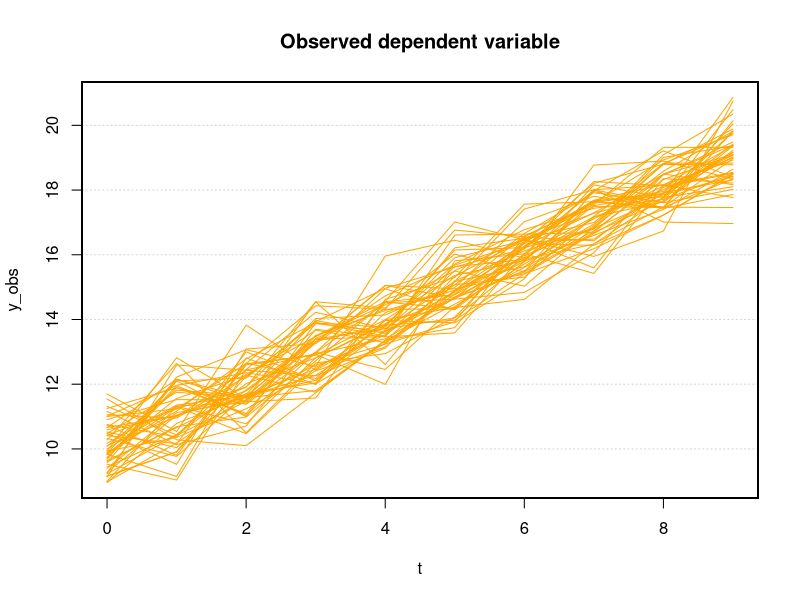
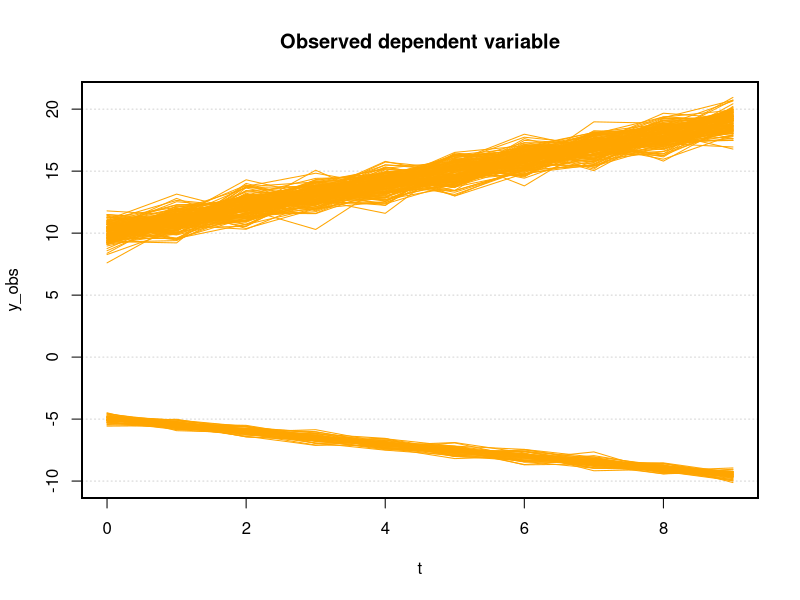
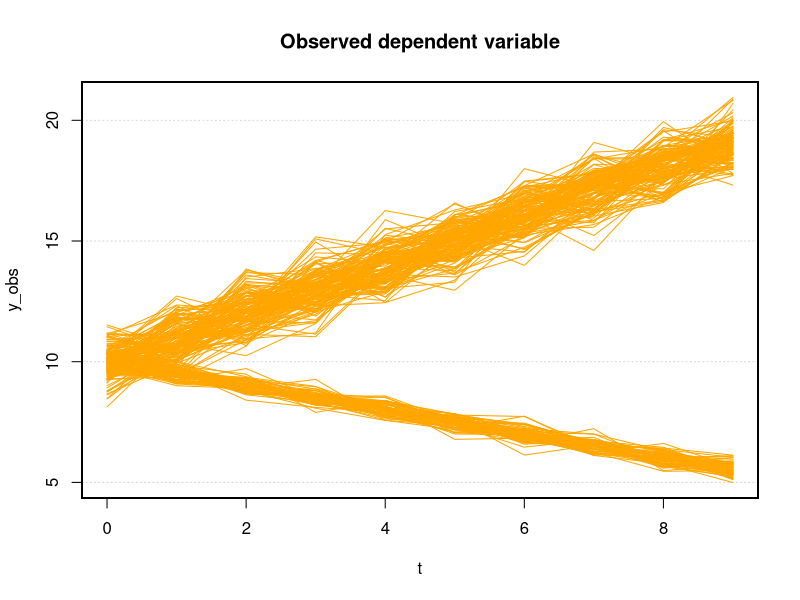
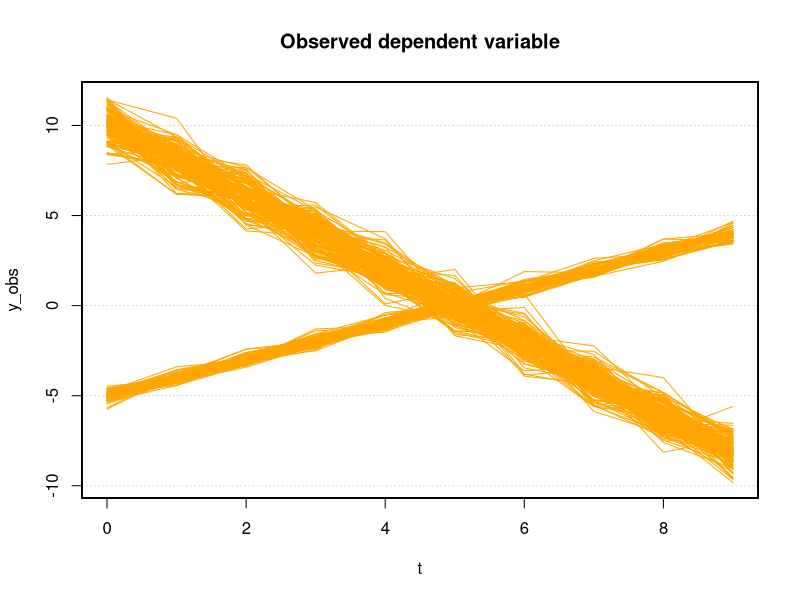
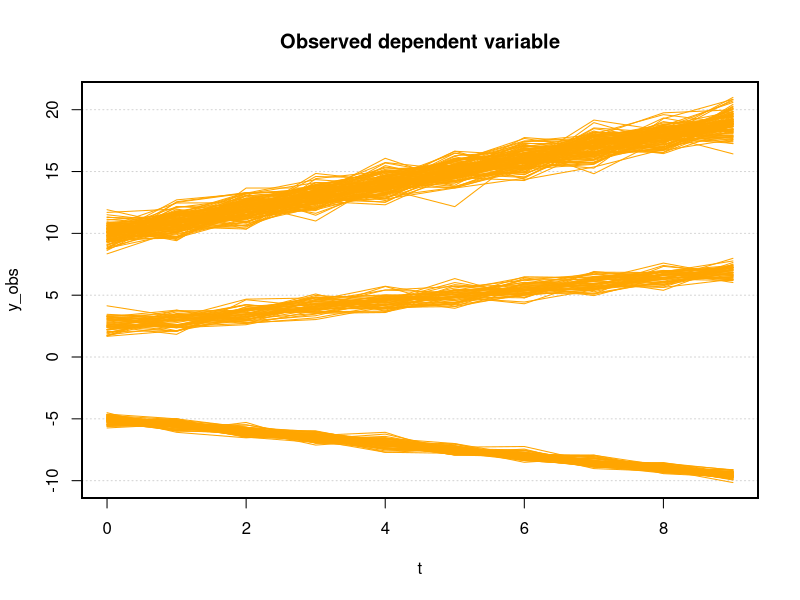
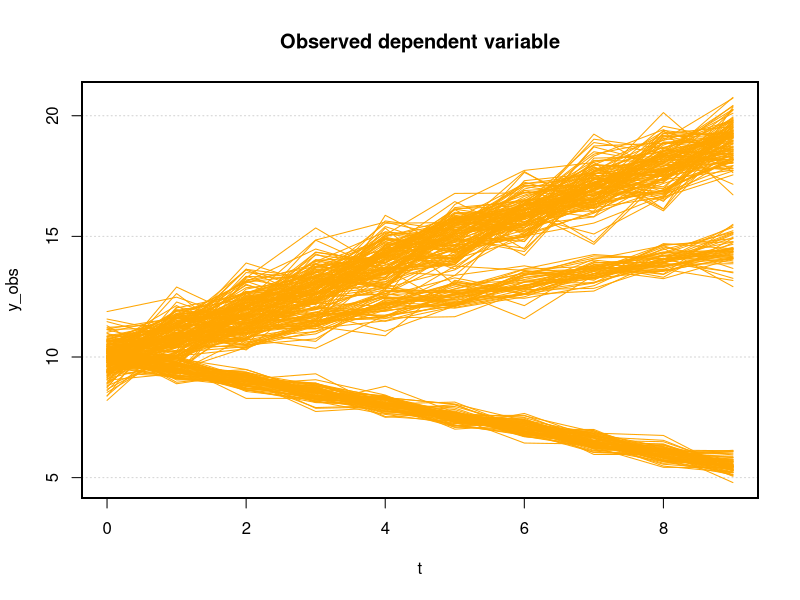
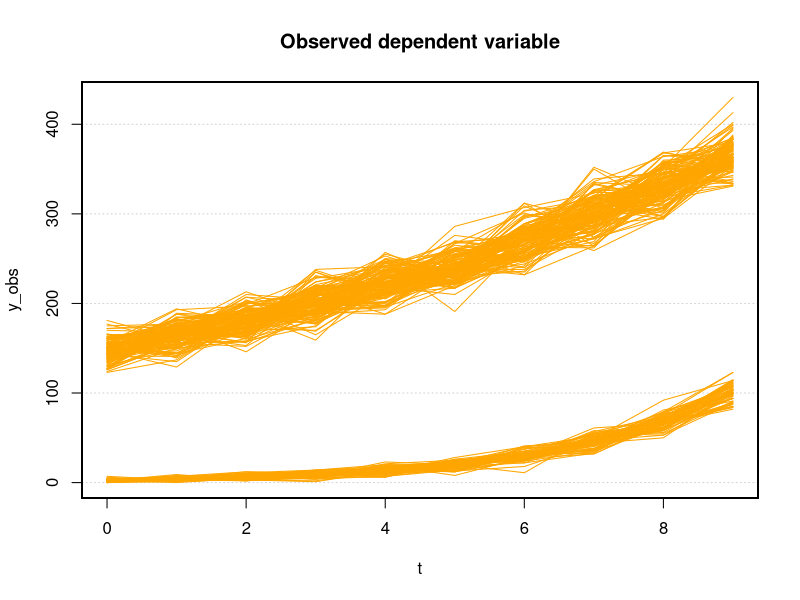

Write R code to recreate these figures, in order.
## ---- chunk 1
knitr::opts_chunk$set(echo = FALSE)
## ---- chunk 2
# README
# required files:
# Dataset1_Yobs.xlsx
# Dataset2_Yobs.xlsx
# Dataset3_Yobs.xlsx
# Dataset4_Yobs.xlsx
# Dataset5_Yobs.xlsx
# Dataset6_Yobs.xlsx
# Dataset16_Yobs.xlsx
## ---- chunk 3
# preparation
# set working directory
setwd("C:/Users/Diiim/Documents/Github/BayesianGMM/SimulationStudyData")

# set decimals to digits instead of scientific
options(scipen = 999)

# load packages
library(readxl)
## ---- chunk 4
# load observed dependent variable
Y_obs <- data.frame(read_excel("Dataset1_Yobs.xlsx", sheet = "Sheet 1"))

# number of individuals
N <- dim(Y_obs)[1]

# number of time periods
no_periods <- dim(Y_obs)[2]

# time periods
time_periods <- 0:(no_periods-1)
X <- matrix(data = time_periods, nrow = N, ncol = no_periods, byrow = TRUE)

# plot observed dependent variable
x <- time_periods

plot(x = x,
     y = c(min(Y_obs),
           max(Y_obs),
           rep(min(Y_obs), times = no_periods-2)),
     type = "l",
     col = "white",
     main = "Observed dependent variable",
     xlab = "t",
     ylab = "y_obs")
  
grid(nx = NA, ny = NULL)
par(new = TRUE)
  
for (n in 1:N) {
  lines(x = x,
        y = Y_obs[n,],
        col = "orange")

box()
}
## ---- chunk 5
# load observed dependent variable
Y_obs <- data.frame(read_excel("Dataset2_Yobs.xlsx", sheet = "Sheet 1"))

# number of individuals
N <- dim(Y_obs)[1]

# number of time periods
no_periods <- dim(Y_obs)[2]

# time periods
time_periods <- 0:(no_periods-1)
X <- matrix(data = time_periods, nrow = N, ncol = no_periods, byrow = TRUE)

# plot observed dependent variable
x <- time_periods

plot(x = x,
     y = c(min(Y_obs),
           max(Y_obs),
           rep(min(Y_obs), times = no_periods-2)),
     type = "l",
     col = "white",
     main = "Observed dependent variable",
     xlab = "t",
     ylab = "y_obs")
  
grid(nx = NA, ny = NULL)
par(new = TRUE)
  
for (n in 1:N) {
  lines(x = x,
        y = Y_obs[n,],
        col = "orange")

box()
}
## ---- chunk 6
# load observed dependent variable
Y_obs <- data.frame(read_excel("Dataset3_Yobs.xlsx", sheet = "Sheet 1"))

# number of individuals
N <- dim(Y_obs)[1]

# number of time periods
no_periods <- dim(Y_obs)[2]

# time periods
time_periods <- 0:(no_periods-1)
X <- matrix(data = time_periods, nrow = N, ncol = no_periods, byrow = TRUE)

# plot observed dependent variable
x <- time_periods

plot(x = x,
     y = c(min(Y_obs),
           max(Y_obs),
           rep(min(Y_obs), times = no_periods-2)),
     type = "l",
     col = "white",
     main = "Observed dependent variable",
     xlab = "t",
     ylab = "y_obs")
  
grid(nx = NA, ny = NULL)
par(new = TRUE)
  
for (n in 1:N) {
  lines(x = x,
        y = Y_obs[n,],
        col = "orange")

box()
}
## ---- chunk 7
# load observed dependent variable
Y_obs <- data.frame(read_excel("Dataset4_Yobs.xlsx", sheet = "Sheet 1"))

# number of individuals
N <- dim(Y_obs)[1]

# number of time periods
no_periods <- dim(Y_obs)[2]

# time periods
time_periods <- 0:(no_periods-1)
X <- matrix(data = time_periods, nrow = N, ncol = no_periods, byrow = TRUE)

# plot observed dependent variable
x <- time_periods

plot(x = x,
     y = c(min(Y_obs),
           max(Y_obs),
           rep(min(Y_obs), times = no_periods-2)),
     type = "l",
     col = "white",
     main = "Observed dependent variable",
     xlab = "t",
     ylab = "y_obs")
  
grid(nx = NA, ny = NULL)
par(new = TRUE)
  
for (n in 1:N) {
  lines(x = x,
        y = Y_obs[n,],
        col = "orange")

box()
}
## ---- chunk 8
# load observed dependent variable
Y_obs <- data.frame(read_excel("Dataset5_Yobs.xlsx", sheet = "Sheet 1"))

# number of individuals
N <- dim(Y_obs)[1]

# number of time periods
no_periods <- dim(Y_obs)[2]

# time periods
time_periods <- 0:(no_periods-1)
X <- matrix(data = time_periods, nrow = N, ncol = no_periods, byrow = TRUE)

# plot observed dependent variable
x <- time_periods

plot(x = x,
     y = c(min(Y_obs),
           max(Y_obs),
           rep(min(Y_obs), times = no_periods-2)),
     type = "l",
     col = "white",
     main = "Observed dependent variable",
     xlab = "t",
     ylab = "y_obs")
  
grid(nx = NA, ny = NULL)
par(new = TRUE)
  
for (n in 1:N) {
  lines(x = x,
        y = Y_obs[n,],
        col = "orange")

box()
}
## ---- chunk 9
# load observed dependent variable
Y_obs <- data.frame(read_excel("Dataset6_Yobs.xlsx", sheet = "Sheet 1"))

# number of individuals
N <- dim(Y_obs)[1]

# number of time periods
no_periods <- dim(Y_obs)[2]

# time periods
time_periods <- 0:(no_periods-1)
X <- matrix(data = time_periods, nrow = N, ncol = no_periods, byrow = TRUE)

# plot observed dependent variable
x <- time_periods

plot(x = x,
     y = c(min(Y_obs),
           max(Y_obs),
           rep(min(Y_obs), times = no_periods-2)),
     type = "l",
     col = "white",
     main = "Observed dependent variable",
     xlab = "t",
     ylab = "y_obs")
  
grid(nx = NA, ny = NULL)
par(new = TRUE)
  
for (n in 1:N) {
  lines(x = x,
        y = Y_obs[n,],
        col = "orange")

box()
}
## ---- chunk 10
# load observed dependent variable
Y_obs <- data.frame(read_excel("Dataset16_Yobs.xlsx", sheet = "Sheet 1"))

# number of individuals
N <- dim(Y_obs)[1]

# number of time periods
no_periods <- dim(Y_obs)[2]

# time periods
time_periods <- 0:(no_periods-1)
X <- matrix(data = time_periods, nrow = N, ncol = no_periods, byrow = TRUE)

# plot observed dependent variable
x <- time_periods

plot(x = x,
     y = c(min(Y_obs),
           max(Y_obs),
           rep(min(Y_obs), times = no_periods-2)),
     type = "l",
     col = "white",
     main = "Observed dependent variable",
     xlab = "t",
     ylab = "y_obs")
  
grid(nx = NA, ny = NULL)
par(new = TRUE)
  
for (n in 1:N) {
  lines(x = x,
        y = Y_obs[n,],
        col = "orange")

box()
}
